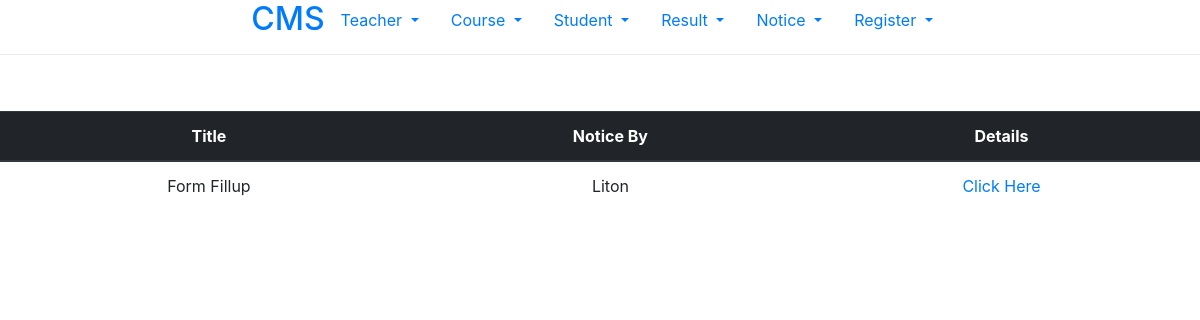
Before: /notice/index/ (signed in) with the older database file.
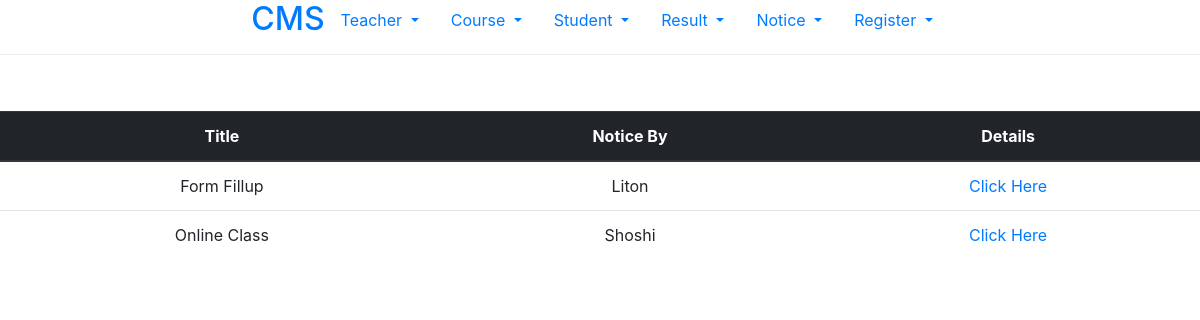
After: the same page with the newer database file.
### notice/models.py (models this page shows, shortened)
class Notice(models.Model):
    title = models.CharField(max_length=500)
    description = models.TextField(blank=True)
    notice_by = models.ForeignKey(Teacher, on_delete=models.CASCADE)

### teacher/models.py (models this page shows)
class Teacher(models.Model):
    department_choice = (
        ('CSE', 'CSE'),
        ('ECE', 'ECE'),
        ('BBA', 'BBA'),
    )
    name = models.CharField(max_length=255)
    department = models.CharField(choices=department_choice, max_length=15)
    designation = models.CharField(max_length=55)
    email = models.EmailField(max_length=60)
    def __str__(self):
        return self.name

### notice/views.py (the view)
# urls.py: path('index/', views.index, name = 'show_course'),
@login_required(login_url='/')
def index(request):
    index = Notice.objects.all()
    context = {
        'index': index
    }
    return render(request, 'notice/index.html', context)

### templates/notice/index.html
{% extends 'base/base.html' %}
{% block content %}
<div class="dropdown-divider"></div> <br><br>
<div class="bs-example">
    <table class="table text-center">
        <thead class="thead-dark">
            <tr>
                <th>Title</th>
                <th>Notice By</th>
                <th>Details</th>
            </tr>
        </thead>
        <tbody>
        {% for notice in index %}
            <tr>
                <td>{{ notice.title }}</td>
                <td>{{ notice.notice_by }}</td>
                <td><a href="{% url 'view_detail' notice.id %}">Click Here</a></td>
            </tr>
        {% endfor %}
        </tbody>
    </table>
</div>
{% endblock %}

Changed rows visible on the page:
added Notice: title "Online Class", notice_by "Shoshi"
